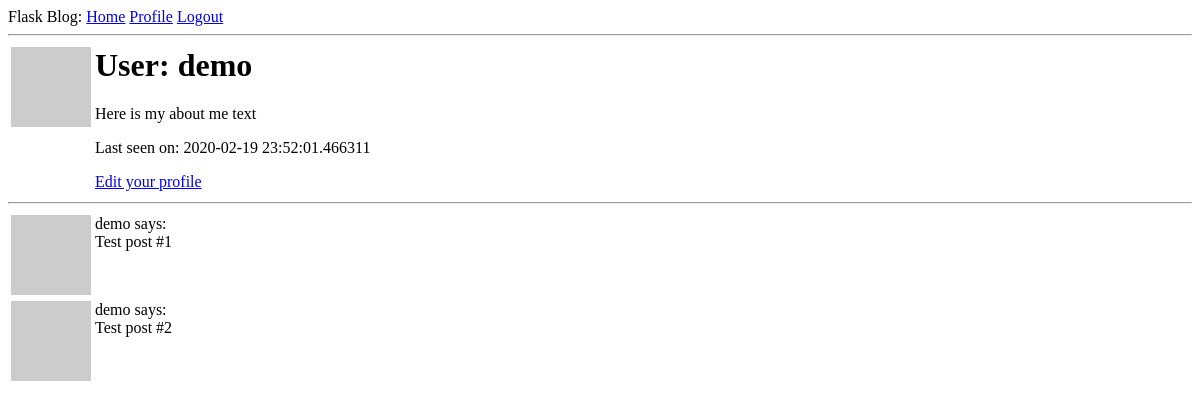
The app's page /user/demo (signed in), older data.
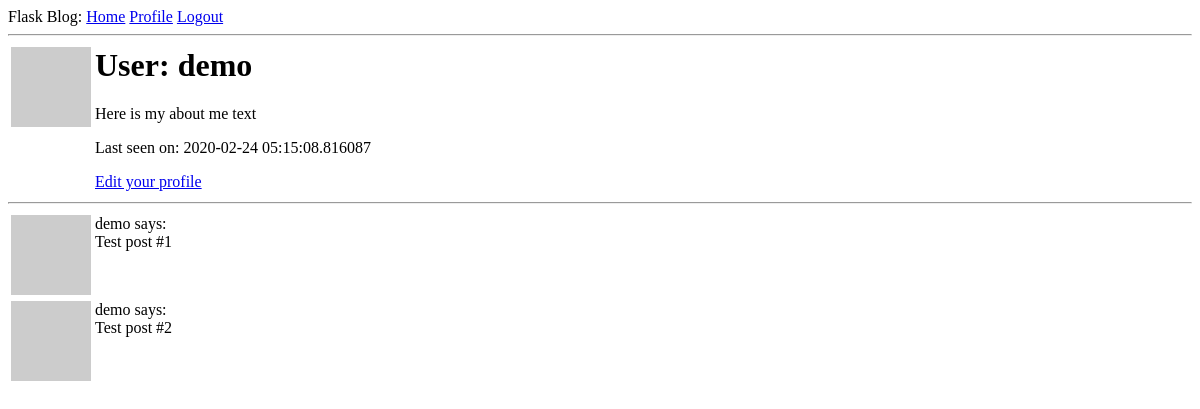
The same page, newer data.
### app/models.py (models this page shows, shortened)
class User(UserMixin, db.Model):  # Table to hold the user data
    id = db.Column(db.Integer, primary_key=True)
    username = db.Column(db.String(64), index=True, unique=True)
    email = db.Column(db.String(120), index=True, unique=True)
    password_hash = db.Column(db.String(128))
    posts = db.relationship('Post', backref='author', lazy='dynamic')
    about_me = db.Column(db.String(140))
    last_seen = db.Column(db.DateTime, default=datetime.utcnow)
    def avatar(self, size):
        digest = md5(self.email.lower().encode('utf-8')).hexdigest()
        return 'https://www.gravatar.com/avatar/{}?d=identicon&s={}'.format(digest, size)

### app/routes.py (the view)
@app.route('/user/<username>')
@login_required
def user(username):
    user = User.query.filter_by(username=username).first_or_404()
    posts = [
        {'author': user, 'body': 'Test post #1'},
        {'author': user, 'body': 'Test post #2'}
    ]
    return render_template('user.html', user=user, posts=posts)

### app/models.py (called while the page is built)
@login.user_loader
def load_user(id):
    return User.query.get(int(id))

### app/routes.py (called while the page is built)
@app.before_request  # Function is executed before the view function
def before_request():
    if current_user.is_authenticated:
        current_user.last_seen = datetime.utcnow() # update the last_seen variable
        db.session.commit()

### app/templates/user.html
{% extends "base.html" %}
{% block content %}
<table>
    <tr valign="top">
        <td><img src="{{ user.avatar(128) }}"></td>
        <td>
            <h1>User: {{ user.username }}</h1>
            {% if user.about_me %} <p>{{ user.about_me }}</p> {% endif %}
            {% if user.last_seen %} <p>Last seen on: {{ user.last_seen }}</p> {% endif %}
            {% if user == current_user %}
            <p><a href="{{ url_for('edit_profile') }}">Edit your profile</a></p>
            {% endif %}
        </td>
    </tr>
</table>
<hr>
{% for post in posts %}
{% include "_post.html" %}
{% endfor %}
{% endblock %}

### app/templates/base.html (shortened to what this page needs)
<html>
<head>
</head>
<body>
    <div>
        Flask Blog:
        <a href="{{ url_for('index') }}">Home</a>
        {% if current_user.is_anonymous %}
        <a href="{{ url_for('login') }}">Login</a>
        {% else %}
        <a href="{{ url_for('user', username=current_user.username) }}">Profile</a>
        <a href="{{ url_for('logout') }}">Logout</a>
        {% endif %}
    </div>
    <hr>
    {% block content %}{% endblock %}
</body>
</html>

### app/templates/_post.html
<table>
    <tr valign="top">
        <td><img src="{{ post.author.avatar(36) }}"></td>
        <td>{{ post.author.username }} says: <br>{{ post.body }}</td>
    </tr>
</table>

Row changes from the older to the newer data that the page shows:
changed User "demo": last_seen "2020-02-19 23:52:01.466311" → "2020-02-24 05:15:08.816087"
